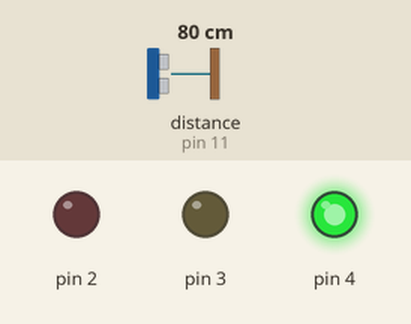
Bench run of a sketch on a simulated Arduino Nano, built with avr-gcc and run on an emulated ATmega328P. Parts: output pins drawn as LEDs (lit = HIGH). Dashed ring = blinking. Inputs (shaded band) come from the test bench; at power-on: distance to the obstacle (sensor on pin 11) 80 cm. What the sketch prints to the serial monitor is not drawn.

Above: at 1.2 s.
1.3 s: distance to the obstacle (sensor on pin 11) set to 22 cm
2.8 s: distance to the obstacle (sensor on pin 11) set to 19 cm
At 3.7 s:
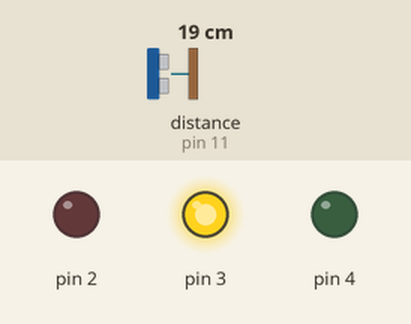
4.4 s: distance to the obstacle (sensor on pin 11) set to 12 cm
5.9 s: distance to the obstacle (sensor on pin 11) set to 9 cm
At 6.05 s:
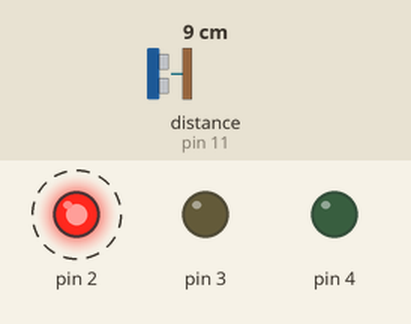
8.9 s: distance to the obstacle (sensor on pin 11) set to 18 cm
At 10.1 s:
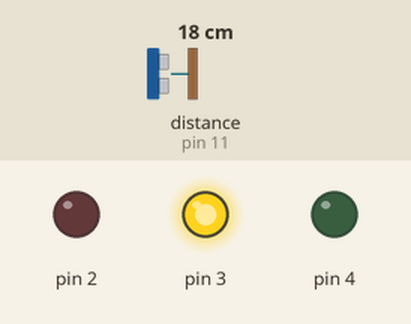
10.4 s: distance to the obstacle (sensor on pin 11) set to 2 cm
At 10.51 s:
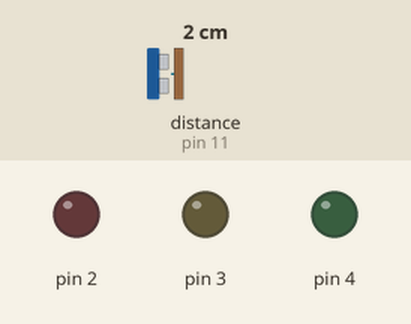
Timing chart, 0 to 14.4 s (numbered marks = the images above; inputs shaded):
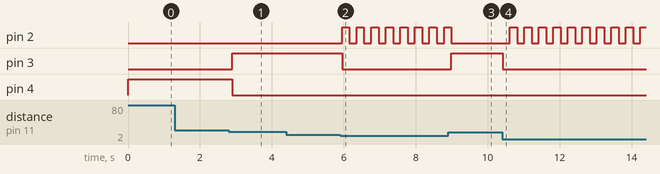

Measured:
- the behaviour switches between 21 and 20 cm on distance to the obstacle (sensor on pin 11) (found by bisection; images 0 and 1)
- the behaviour switches between 11 and 10 cm on distance to the obstacle (sensor on pin 11) (found by bisection; images 1 and 2)
- after the input at 1.3 s, every drawn part: stays the same
- after the input at 2.8 s, pin 3: LOW → HIGH after 0.10 s; pin 4: HIGH → LOW after 0.10 s
- after the input at 4.4 s, every drawn part: stays the same
- after the input at 5.9 s, pin 2: alternates HIGH for 0.20 s and LOW for 0.20 s, starting after 0.05 s; pin 3: HIGH → LOW after 0.05 s
- after the input at 8.9 s, pin 2: goes on until 9.0 s, then stays LOW; pin 3: LOW → HIGH after 0.09 s
- after the input at 10.4 s, pin 2: alternates HIGH for 0.20 s and LOW for 0.20 s, starting after 0.22 s; pin 3: HIGH → LOW at once

The sketch:

w3_hw.ino
```cpp
#include <Ultrasonic.h>

int distance;
bool red_status = HIGH;
unsigned long current;
unsigned long previous = 0;

Ultrasonic ultrasonic(12, 11);

void setup() {
  // put your setup code here, to run once
  Serial.begin(9600);
  pinMode(2, OUTPUT);
  pinMode(3, OUTPUT);
  pinMode(4, OUTPUT);
}

void loop() {
  // put your main code here, to run repeatedly:
  distance = ultrasonic.read(CM);
  Serial.print(distance);
  current = millis();
  if (distance > 20){
    digitalWrite(4, HIGH);
    digitalWrite(3, LOW);
    digitalWrite(2, LOW);
  }
  else if (distance <= 20 && distance > 10){
    digitalWrite(4, LOW);
    digitalWrite(3, HIGH);
    digitalWrite(2, LOW);
  }
  else{
    digitalWrite(4, LOW);
    digitalWrite(3, LOW);
    if (current - previous >= 200){
      previous = current;
      digitalWrite(2, red_status);
      red_status = !red_status;
    }
  }
  delay(100);
}
```
